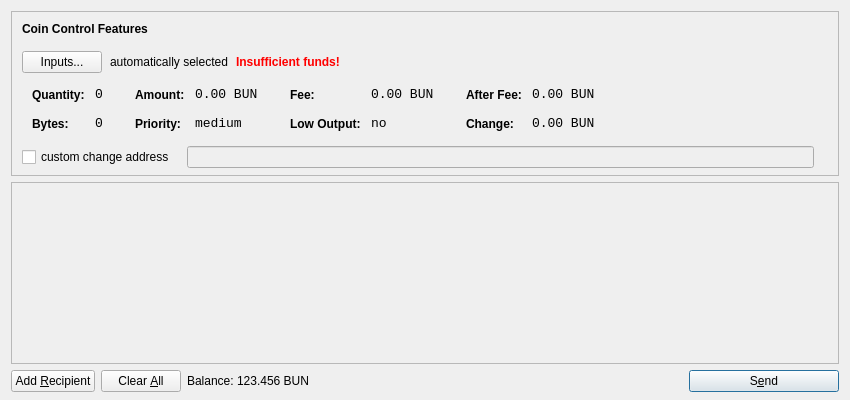
<?xml version="1.0" encoding="UTF-8"?>
<ui version="4.0">
 <class>SendCoinsDialog</class>
 <widget class="QDialog" name="SendCoinsDialog">
  <property name="geometry">
   <rect>
    <x>0</x>
    <y>0</y>
    <width>850</width>
    <height>400</height>
   </rect>
  </property>
  <property name="windowTitle">
   <string>Send Coins</string>
  </property>
  <layout class="QVBoxLayout" name="verticalLayout" stretch="0,1,0">
   <property name="bottomMargin">
    <number>8</number>
   </property>
   <item>
    <widget class="QFrame" name="frameCoinControl">
     <property name="sizePolicy">
      <sizepolicy hsizetype="Expanding" vsizetype="Expanding">
       <horstretch>0</horstretch>
       <verstretch>0</verstretch>
      </sizepolicy>
     </property>
     <property name="maximumSize">
      <size>
       <width>16777215</width>
       <height>16777215</height>
      </size>
     </property>
     <property name="frameShape">
      <enum>QFrame::StyledPanel</enum>
     </property>
     <property name="frameShadow">
      <enum>QFrame::Sunken</enum>
     </property>
     <layout class="QVBoxLayout" name="verticalLayoutCoinControl2">
      <property name="spacing">
       <number>-1</number>
      </property>
      <property name="leftMargin">
       <number>0</number>
      </property>
      <property name="topMargin">
       <number>0</number>
      </property>
      <property name="rightMargin">
       <number>0</number>
      </property>
      <property name="bottomMargin">
       <number>6</number>
      </property>
      <item>
       <layout class="QVBoxLayout" name="verticalLayoutCoinControl" stretch="0,0,0,0,1">
        <property name="spacing">
         <number>0</number>
        </property>
        <property name="leftMargin">
         <number>10</number>
        </property>
        <property name="topMargin">
         <number>10</number>
        </property>
        <item>
         <layout class="QHBoxLayout" name="horizontalLayoutCoinControl1">
          <property name="bottomMargin">
           <number>15</number>
          </property>
          <item>
           <widget class="QLabel" name="labelCoinControlFeatures">
            <property name="sizePolicy">
             <sizepolicy hsizetype="Preferred" vsizetype="Maximum">
              <horstretch>0</horstretch>
              <verstretch>0</verstretch>
             </sizepolicy>
            </property>
            <property name="font">
             <font>
              <weight>75</weight>
              <bold>true</bold>
             </font>
            </property>
            <property name="styleSheet">
             <string notr="true">font-weight:bold;</string>
            </property>
            <property name="text">
             <string>Coin Control Features</string>
            </property>
           </widget>
          </item>
         </layout>
        </item>
        <item>
         <layout class="QHBoxLayout" name="horizontalLayoutCoinControl2" stretch="0,0,0,0">
          <property name="spacing">
           <number>8</number>
          </property>
          <property name="bottomMargin">
           <number>10</number>
          </property>
          <item>
           <widget class="QPushButton" name="pushButtonCoinControl">
            <property name="styleSheet">
             <string notr="true"/>
            </property>
            <property name="text">
             <string>Inputs...</string>
            </property>
           </widget>
          </item>
          <item>
           <widget class="QLabel" name="labelCoinControlAutomaticallySelected">
            <property name="text">
             <string>automatically selected</string>
            </property>
            <property name="margin">
             <number>5</number>
            </property>
           </widget>
          </item>
          <item>
           <widget class="QLabel" name="labelCoinControlInsuffFunds">
            <property name="font">
             <font>
              <weight>75</weight>
              <bold>true</bold>
             </font>
            </property>
            <property name="styleSheet">
             <string notr="true">color:red;font-weight:bold;</string>
            </property>
            <property name="text">
             <string>Insufficient funds!</string>
            </property>
            <property name="margin">
             <number>5</number>
            </property>
           </widget>
          </item>
          <item>
           <spacer name="horizontalSpacerCoinControl">
            <property name="orientation">
             <enum>Qt::Horizontal</enum>
            </property>
            <property name="sizeHint" stdset="0">
             <size>
              <width>40</width>
              <height>1</height>
             </size>
            </property>
           </spacer>
          </item>
         </layout>
        </item>
        <item>
         <widget class="QWidget" name="widgetCoinControl" native="true">
          <property name="sizePolicy">
           <sizepolicy hsizetype="Preferred" vsizetype="Preferred">
            <horstretch>0</horstretch>
            <verstretch>0</verstretch>
           </sizepolicy>
          </property>
          <property name="minimumSize">
           <size>
            <width>0</width>
            <height>0</height>
           </size>
          </property>
          <property name="styleSheet">
           <string notr="true"/>
          </property>
          <layout class="QHBoxLayout" name="horizontalLayoutCoinControl5">
           <property name="margin">
            <number>0</number>
           </property>
           <item>
            <layout class="QHBoxLayout" name="horizontalLayoutCoinControl3" stretch="0,0,0,1">
             <property name="spacing">
              <number>20</number>
             </property>
             <property name="topMargin">
              <number>0</number>
             </property>
             <property name="bottomMargin">
              <number>10</number>
             </property>
             <item>
              <layout class="QFormLayout" name="formLayoutCoinControl1">
               <property name="horizontalSpacing">
                <number>10</number>
               </property>
               <property name="verticalSpacing">
                <number>14</number>
               </property>
               <property name="leftMargin">
                <number>10</number>
               </property>
               <property name="topMargin">
                <number>4</number>
               </property>
               <property name="rightMargin">
                <number>6</number>
               </property>
               <item row="0" column="0">
                <widget class="QLabel" name="labelCoinControlQuantityText">
                 <property name="styleSheet">
                  <string notr="true">font-weight:bold;</string>
                 </property>
                 <property name="text">
                  <string>Quantity:</string>
                 </property>
                 <property name="margin">
                  <number>0</number>
                 </property>
                </widget>
               </item>
               <item row="0" column="1">
                <widget class="QLabel" name="labelCoinControlQuantity">
                 <property name="font">
                  <font>
                   <family>Monospace</family>
                   <pointsize>10</pointsize>
                  </font>
                 </property>
                 <property name="cursor">
                  <cursorShape>IBeamCursor</cursorShape>
                 </property>
                 <property name="contextMenuPolicy">
                  <enum>Qt::ActionsContextMenu</enum>
                 </property>
                 <property name="text">
                  <string notr="true">0</string>
                 </property>
                 <property name="margin">
                  <number>0</number>
                 </property>
                 <property name="textInteractionFlags">
                  <set>Qt::LinksAccessibleByMouse|Qt::TextSelectableByKeyboard|Qt::TextSelectableByMouse</set>
                 </property>
                </widget>
               </item>
               <item row="1" column="0">
                <widget class="QLabel" name="labelCoinControlBytesText">
                 <property name="styleSheet">
                  <string notr="true">font-weight:bold;</string>
                 </property>
                 <property name="text">
                  <string>Bytes:</string>
                 </property>
                </widget>
               </item>
               <item row="1" column="1">
                <widget class="QLabel" name="labelCoinControlBytes">
                 <property name="font">
                  <font>
                   <family>Monospace</family>
                   <pointsize>10</pointsize>
                  </font>
                 </property>
                 <property name="cursor">
                  <cursorShape>IBeamCursor</cursorShape>
                 </property>
                 <property name="contextMenuPolicy">
                  <enum>Qt::ActionsContextMenu</enum>
                 </property>
                 <property name="text">
                  <string notr="true">0</string>
                 </property>
                 <property name="textInteractionFlags">
                  <set>Qt::LinksAccessibleByMouse|Qt::TextSelectableByKeyboard|Qt::TextSelectableByMouse</set>
                 </property>
                </widget>
               </item>
              </layout>
             </item>
             <item>
              <layout class="QFormLayout" name="formLayoutCoinControl2">
               <property name="horizontalSpacing">
                <number>10</number>
               </property>
               <property name="verticalSpacing">
                <number>14</number>
               </property>
               <property name="leftMargin">
                <number>6</number>
               </property>
               <property name="topMargin">
                <number>4</number>
               </property>
               <property name="rightMargin">
                <number>6</number>
               </property>
               <item row="0" column="0">
                <widget class="QLabel" name="labelCoinControlAmountText">
                 <property name="styleSheet">
                  <string notr="true">font-weight:bold;</string>
                 </property>
                 <property name="text">
                  <string>Amount:</string>
                 </property>
                 <property name="margin">
                  <number>0</number>
                 </property>
                </widget>
               </item>
               <item row="0" column="1">
                <widget class="QLabel" name="labelCoinControlAmount">
                 <property name="font">
                  <font>
                   <family>Monospace</family>
                   <pointsize>10</pointsize>
                  </font>
                 </property>
                 <property name="cursor">
                  <cursorShape>IBeamCursor</cursorShape>
                 </property>
                 <property name="contextMenuPolicy">
                  <enum>Qt::ActionsContextMenu</enum>
                 </property>
                 <property name="text">
                  <string notr="true">0.00 BUN</string>
                 </property>
                 <property name="textInteractionFlags">
                  <set>Qt::LinksAccessibleByMouse|Qt::TextSelectableByKeyboard|Qt::TextSelectableByMouse</set>
                 </property>
                </widget>
               </item>
               <item row="1" column="0">
                <widget class="QLabel" name="labelCoinControlPriorityText">
                 <property name="styleSheet">
                  <string notr="true">font-weight:bold;</string>
                 </property>
                 <property name="text">
                  <string>Priority:</string>
                 </property>
                </widget>
               </item>
               <item row="1" column="1">
                <widget class="QLabel" name="labelCoinControlPriority">
                 <property name="font">
                  <font>
                   <family>Monospace</family>
                   <pointsize>10</pointsize>
                  </font>
                 </property>
                 <property name="cursor">
                  <cursorShape>IBeamCursor</cursorShape>
                 </property>
                 <property name="contextMenuPolicy">
                  <enum>Qt::ActionsContextMenu</enum>
                 </property>
                 <property name="text">
                  <string>medium</string>
                 </property>
                 <property name="textInteractionFlags">
                  <set>Qt::LinksAccessibleByMouse|Qt::TextSelectableByKeyboard|Qt::TextSelectableByMouse</set>
                 </property>
                </widget>
               </item>
              </layout>
             </item>
             <item>
              <layout class="QFormLayout" name="formLayoutCoinControl3">
               <property name="horizontalSpacing">
                <number>10</number>
               </property>
               <property name="verticalSpacing">
                <number>14</number>
               </property>
               <property name="leftMargin">
                <number>6</number>
               </property>
               <property name="topMargin">
                <number>4</number>
               </property>
               <property name="rightMargin">
                <number>6</number>
               </property>
               <item row="0" column="0">
                <widget class="QLabel" name="labelCoinControlFeeText">
                 <property name="styleSheet">
                  <string notr="true">font-weight:bold;</string>
                 </property>
                 <property name="text">
                  <string>Fee:</string>
                 </property>
                 <property name="margin">
                  <number>0</number>
                 </property>
                </widget>
               </item>
               <item row="0" column="1">
                <widget class="QLabel" name="labelCoinControlFee">
                 <property name="font">
                  <font>
                   <family>Monospace</family>
                   <pointsize>10</pointsize>
                  </font>
                 </property>
                 <property name="cursor">
                  <cursorShape>IBeamCursor</cursorShape>
                 </property>
                 <property name="contextMenuPolicy">
                  <enum>Qt::ActionsContextMenu</enum>
                 </property>
                 <property name="text">
                  <string notr="true">0.00 BUN</string>
                 </property>
                 <property name="textInteractionFlags">
                  <set>Qt::LinksAccessibleByMouse|Qt::TextSelectableByKeyboard|Qt::TextSelectableByMouse</set>
                 </property>
                </widget>
               </item>
               <item row="1" column="0">
                <widget class="QLabel" name="labelCoinControlLowOutputText">
                 <property name="styleSheet">
                  <string notr="true">font-weight:bold;</string>
                 </property>
                 <property name="text">
                  <string>Low Output:</string>
                 </property>
                </widget>
               </item>
               <item row="1" column="1">
                <widget class="QLabel" name="labelCoinControlLowOutput">
                 <property name="font">
                  <font>
                   <family>Monospace</family>
                   <pointsize>10</pointsize>
                  </font>
                 </property>
                 <property name="cursor">
                  <cursorShape>IBeamCursor</cursorShape>
                 </property>
                 <property name="contextMenuPolicy">
                  <enum>Qt::ActionsContextMenu</enum>
                 </property>
                 <property name="text">
                  <string>no</string>
                 </property>
                 <property name="textInteractionFlags">
                  <set>Qt::LinksAccessibleByMouse|Qt::TextSelectableByKeyboard|Qt::TextSelectableByMouse</set>
                 </property>
                </widget>
               </item>
              </layout>
             </item>
             <item>
              <layout class="QFormLayout" name="formLayoutCoinControl4">
               <property name="horizontalSpacing">
                <number>10</number>
               </property>
               <property name="verticalSpacing">
                <number>14</number>
               </property>
               <property name="leftMargin">
                <number>6</number>
               </property>
               <property name="topMargin">
                <number>4</number>
               </property>
               <property name="rightMargin">
                <number>6</number>
               </property>
               <item row="0" column="0">
                <widget class="QLabel" name="labelCoinControlAfterFeeText">
                 <property name="styleSheet">
                  <string notr="true">font-weight:bold;</string>
                 </property>
                 <property name="text">
                  <string>After Fee:</string>
                 </property>
                 <property name="margin">
                  <number>0</number>
                 </property>
                </widget>
               </item>
               <item row="0" column="1">
                <widget class="QLabel" name="labelCoinControlAfterFee">
                 <property name="font">
                  <font>
                   <family>Monospace</family>
                   <pointsize>10</pointsize>
                  </font>
                 </property>
                 <property name="cursor">
                  <cursorShape>IBeamCursor</cursorShape>
                 </property>
                 <property name="contextMenuPolicy">
                  <enum>Qt::ActionsContextMenu</enum>
                 </property>
                 <property name="text">
                  <string notr="true">0.00 BUN</string>
                 </property>
                 <property name="textInteractionFlags">
                  <set>Qt::LinksAccessibleByMouse|Qt::TextSelectableByKeyboard|Qt::TextSelectableByMouse</set>
                 </property>
                </widget>
               </item>
               <item row="1" column="0">
                <widget class="QLabel" name="labelCoinControlChangeText">
                 <property name="styleSheet">
                  <string notr="true">font-weight:bold;</string>
                 </property>
                 <property name="text">
                  <string>Change:</string>
                 </property>
                </widget>
               </item>
               <item row="1" column="1">
                <widget class="QLabel" name="labelCoinControlChange">
                 <property name="font">
                  <font>
                   <family>Monospace</family>
                   <pointsize>10</pointsize>
                  </font>
                 </property>
                 <property name="cursor">
                  <cursorShape>IBeamCursor</cursorShape>
                 </property>
                 <property name="contextMenuPolicy">
                  <enum>Qt::ActionsContextMenu</enum>
                 </property>
                 <property name="text">
                  <string notr="true">0.00 BUN</string>
                 </property>
                 <property name="textInteractionFlags">
                  <set>Qt::LinksAccessibleByMouse|Qt::TextSelectableByKeyboard|Qt::TextSelectableByMouse</set>
                 </property>
                </widget>
               </item>
              </layout>
             </item>
            </layout>
           </item>
          </layout>
         </widget>
        </item>
        <item>
         <layout class="QHBoxLayout" name="horizontalLayoutCoinControl4" stretch="0,0,0">
          <property name="spacing">
           <number>12</number>
          </property>
          <property name="sizeConstraint">
           <enum>QLayout::SetDefaultConstraint</enum>
          </property>
          <property name="topMargin">
           <number>5</number>
          </property>
          <property name="rightMargin">
           <number>5</number>
          </property>
          <item>
           <widget class="QCheckBox" name="checkBoxCoinControlChange">
            <property name="text">
             <string>custom change address</string>
            </property>
           </widget>
          </item>
          <item>
           <widget class="QLineEdit" name="lineEditCoinControlChange">
            <property name="enabled">
             <bool>false</bool>
            </property>
            <property name="sizePolicy">
             <sizepolicy hsizetype="Expanding" vsizetype="Fixed">
              <horstretch>0</horstretch>
              <verstretch>0</verstretch>
             </sizepolicy>
            </property>
           </widget>
          </item>
          <item>
           <widget class="QLabel" name="labelCoinControlChangeLabel">
            <property name="sizePolicy">
             <sizepolicy hsizetype="Preferred" vsizetype="Expanding">
              <horstretch>0</horstretch>
              <verstretch>0</verstretch>
             </sizepolicy>
            </property>
            <property name="minimumSize">
             <size>
              <width>0</width>
              <height>0</height>
             </size>
            </property>
            <property name="text">
             <string/>
            </property>
            <property name="margin">
             <number>3</number>
            </property>
           </widget>
          </item>
         </layout>
        </item>
        <item>
         <spacer name="verticalSpacerCoinControl">
          <property name="orientation">
           <enum>Qt::Vertical</enum>
          </property>
          <property name="sizeHint" stdset="0">
           <size>
            <width>800</width>
            <height>1</height>
           </size>
          </property>
         </spacer>
        </item>
       </layout>
      </item>
     </layout>
    </widget>
   </item>
   <item>
    <widget class="QScrollArea" name="scrollArea">
     <property name="widgetResizable">
      <bool>true</bool>
     </property>
     <widget class="QWidget" name="scrollAreaWidgetContents">
      <property name="geometry">
       <rect>
        <x>0</x>
        <y>0</y>
        <width>830</width>
        <height>165</height>
       </rect>
      </property>
      <layout class="QVBoxLayout" name="verticalLayout_2">
       <property name="margin">
        <number>0</number>
       </property>
       <item>
        <layout class="QVBoxLayout" name="entries">
         <property name="spacing">
          <number>6</number>
         </property>
        </layout>
       </item>
       <item>
        <spacer name="verticalSpacer">
         <property name="orientation">
          <enum>Qt::Vertical</enum>
         </property>
         <property name="sizeHint" stdset="0">
          <size>
           <width>20</width>
           <height>40</height>
          </size>
         </property>
        </spacer>
       </item>
      </layout>
     </widget>
    </widget>
   </item>
   <item>
    <layout class="QHBoxLayout" name="horizontalLayout">
     <item>
      <widget class="QPushButton" name="addButton">
       <property name="toolTip">
        <string>Send to multiple recipients at once</string>
       </property>
       <property name="text">
        <string>Add &amp;Recipient</string>
       </property>
       <property name="icon">
        <iconset resource="../bitcoin.qrc">
         <normaloff>:/icons/add</normaloff>:/icons/add</iconset>
       </property>
       <property name="autoDefault">
        <bool>false</bool>
       </property>
      </widget>
     </item>
     <item>
      <widget class="QPushButton" name="clearButton">
       <property name="sizePolicy">
        <sizepolicy hsizetype="Minimum" vsizetype="Fixed">
         <horstretch>0</horstretch>
         <verstretch>0</verstretch>
        </sizepolicy>
       </property>
       <property name="toolTip">
        <string>Remove all transaction fields</string>
       </property>
       <property name="text">
        <string>Clear &amp;All</string>
       </property>
       <property name="icon">
        <iconset resource="../bitcoin.qrc">
         <normaloff>:/icons/remove</normaloff>:/icons/remove</iconset>
       </property>
       <property name="autoRepeatDelay">
        <number>300</number>
       </property>
       <property name="autoDefault">
        <bool>false</bool>
       </property>
      </widget>
     </item>
     <item>
      <layout class="QHBoxLayout" name="horizontalLayout_2">
       <property name="spacing">
        <number>3</number>
       </property>
       <item>
        <widget class="QLabel" name="label">
         <property name="text">
          <string>Balance:</string>
         </property>
        </widget>
       </item>
       <item>
        <widget class="QLabel" name="labelBalance">
         <property name="cursor">
          <cursorShape>IBeamCursor</cursorShape>
         </property>
         <property name="text">
          <string>123.456 BUN</string>
         </property>
         <property name="textInteractionFlags">
          <set>Qt::LinksAccessibleByMouse|Qt::TextSelectableByKeyboard|Qt::TextSelectableByMouse</set>
         </property>
        </widget>
       </item>
      </layout>
     </item>
     <item>
      <spacer name="horizontalSpacer">
       <property name="orientation">
        <enum>Qt::Horizontal</enum>
       </property>
       <property name="sizeHint" stdset="0">
        <size>
         <width>40</width>
         <height>20</height>
        </size>
       </property>
      </spacer>
     </item>
     <item>
      <widget class="QPushButton" name="sendButton">
       <property name="minimumSize">
        <size>
         <width>150</width>
         <height>0</height>
        </size>
       </property>
       <property name="toolTip">
        <string>Confirm the send action</string>
       </property>
       <property name="text">
        <string>S&amp;end</string>
       </property>
       <property name="icon">
        <iconset resource="../bitcoin.qrc">
         <normaloff>:/icons/send</normaloff>:/icons/send</iconset>
       </property>
       <property name="default">
        <bool>true</bool>
       </property>
      </widget>
     </item>
    </layout>
   </item>
  </layout>
 </widget>
 <resources>
  <include location="../bitcoin.qrc"/>
 </resources>
 <connections/>
</ui>
